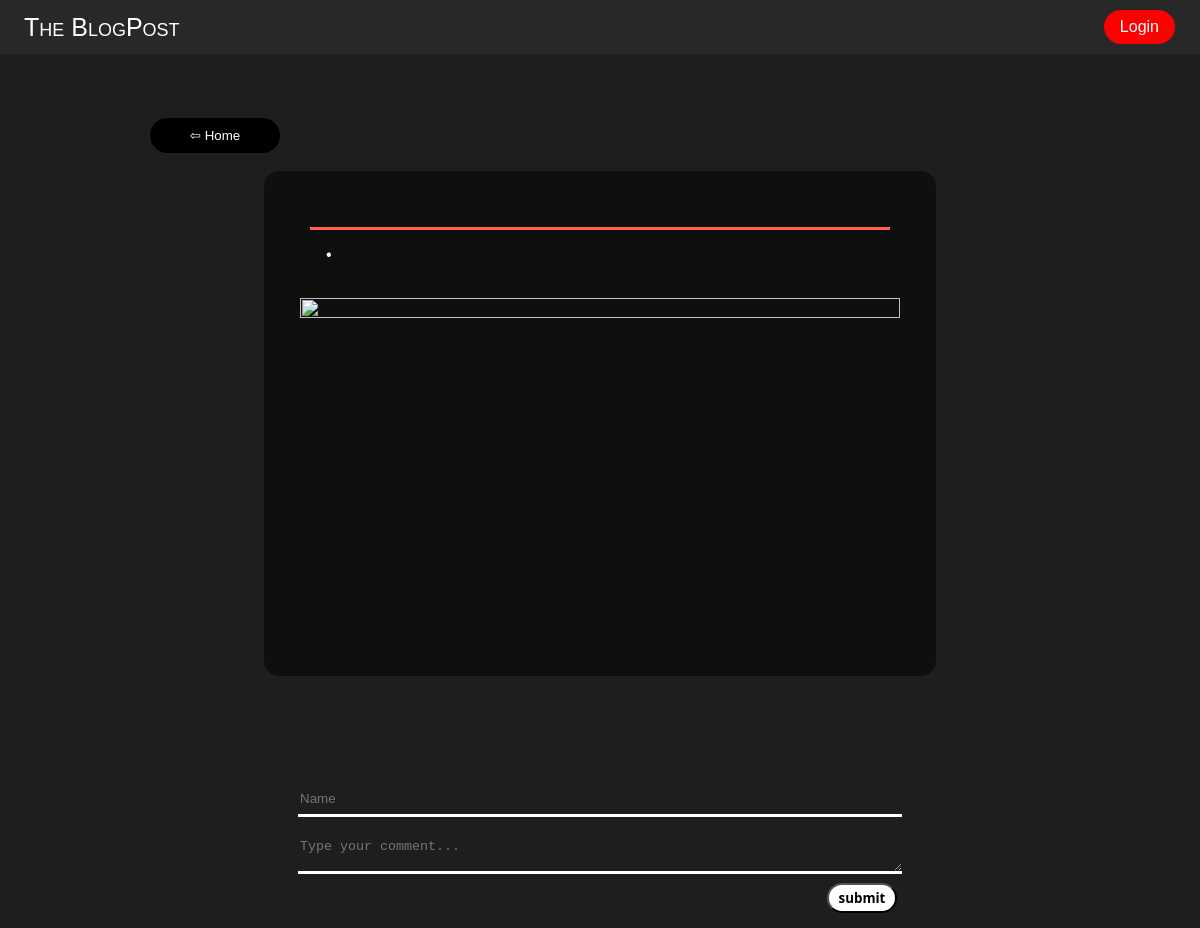
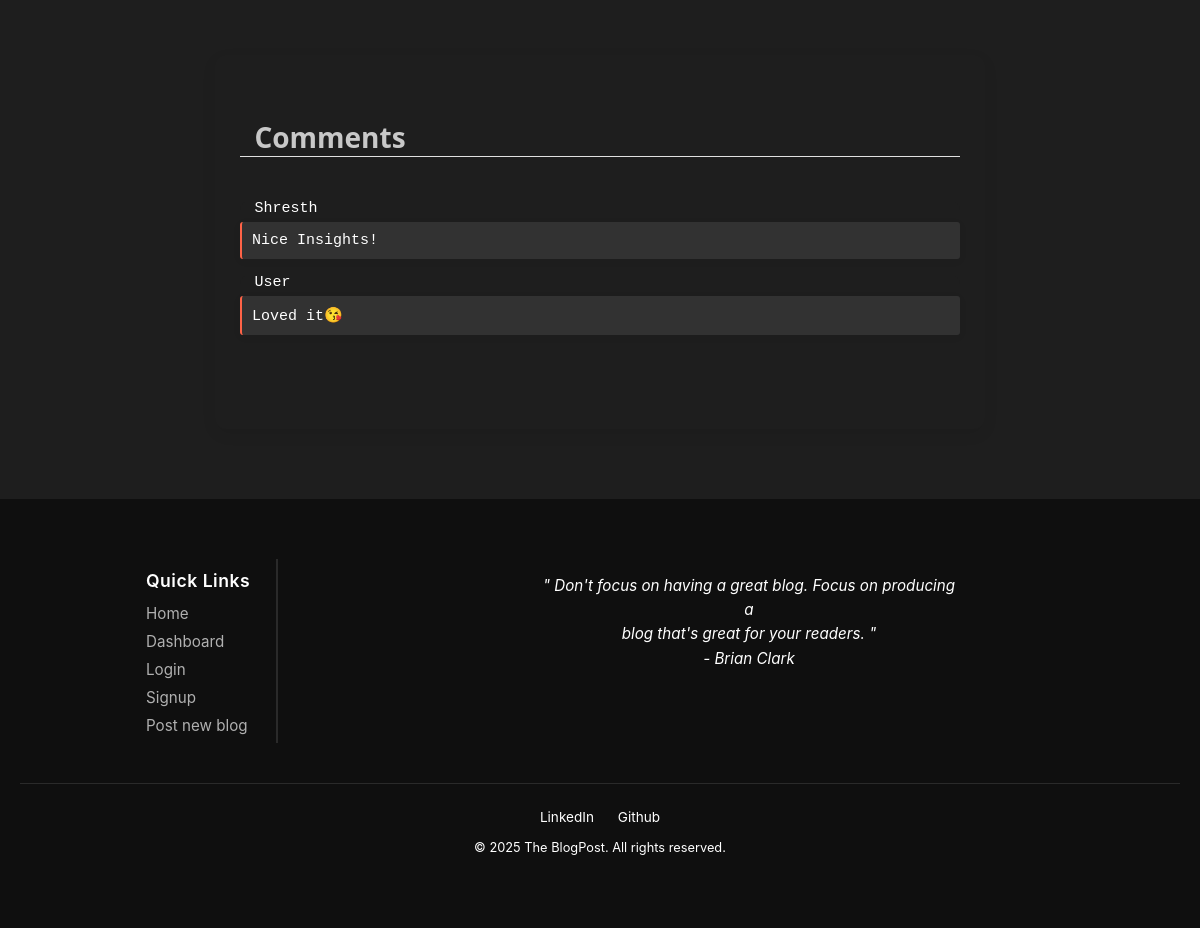
/blog?id=1, run on the app's committed database (2 pictures, top to bottom).
### tables this page shows
CREATE TABLE comments (
    comment_id INTEGER PRIMARY KEY AUTOINCREMENT,
    id INTEGER,
    name TEXT,
    comment TEXT
);

### app.py (the view)
@app.route("/blog", methods = ["GET"])
def blog():
    blog_id = request.args.get("id")
    con = sqlite3.connect("database.db")
    cur = con.cursor()
    cur.execute("SELECT id, url FROM img")
    imgs = cur.fetchall()
    img_dict = {img[0]: img[1] for img in imgs}
    cur.execute("SELECT title, content, created_at, author FROM blog WHERE id = ?", (blog_id,))
    blog = cur.fetchone()
    cur.execute("SELECT name, comment FROM comments WHERE id = ?", (blog_id, ))
    comments = cur.fetchall()
    con.close()
    html = render_template("blog.html", blog = blog, img_dict = img_dict, blog_id = int(blog_id), comments = comments, current_user = current_user)
    return html

### templates/blog.html (shortened to what this page needs)
<!DOCTYPE html>
<html lang="en">
<head>
    <link rel = "stylesheet" href = "{{url_for('static', filename = 'style.css')}}">
</head>
<body id = "blog_link">
    <div class = "top">
            <a class = "left" href = "{{url_for('index')}}">The BlogPost</a>
            <div class = "nav_links">
                {% if current_user.is_authenticated %}
                    <a class = "right" href="{{ url_for('dashboard') }}">Dashboard</a>
                    <a class = "right" href="{{ url_for('logout') }}">Logout</a>
                {% else %}
                    <a class = "right" href="{{ url_for('login') }}">Login</a>
                {% endif %}
            </div>
        </div>
        <div class="progress-container">
</div>
    <div id = "back_frame">
        <br>
            <button id = "back_button" onclick = "main_menu()">⇦ Home</button>
        <br><br>
    </div>
    <blog id = "blog_page">
        <div id = "blog_struct">
            <h1 id = "title" >{{blog[0]}}</h1>
            <info>
                <div class = "info">•</div>
            </info>
            <br>
            <img id="blog_img" src="{{ img_dict[blog_id] }}" onerror="setDefaultImage(this);">
            <br>
        </div>
        <br>
        <div id = "comment_section">
            <br>
                <form method = "POST" action = "/comment">
                    <div>
                        <input autocomplete = "off" type="text" id = "comment" placeholder="Name" name = "name" required>
                    </div>
                    <textarea type="text" id = "comment" placeholder="Type your comment..." name = "comment"></textarea>
                    <br>
                    <div id = "comment_buttons">
                        <input class = "comment_btn" type = "submit" value = "submit"></input>
                    </div>
                </form>
            </div>
        <div class = "comments">
                <h2>Comments</h2>
                <br>
                {% if comments%}
                {% for comment in comments %}
                    <div class = "single_comment">
                        <h3 id = "user_name">{{comment[0]}}</h3>
                        <p style="white-space: pre-wrap;" id = "user_comment">{{comment[1]}}</p>
                    </div>
                {% endfor %}
                {% else %}
                    <h3 id = "user_name">No comments yet. Be the first to comment!</h3>
                {% endif %}
            <br><br><br>
        </div>
        <div id = "footer" class = "footer" >
        <div class = "footer_content">
            <div class = "link_box">
            <div class = "quick_links" style = "color:white;">
                <h1>Quick Links</h1>
                <ul>
                    <li><a class = "links" href = "{{url_for('index')}}">Home</a></li>
                    <li><a class = "links" href = "{{url_for('dashboard')}}">Dashboard</a></li>
                    {% if current_user.is_authenticated %}
                        <li><a class = "links" href = "{{url_for('logout')}}">Logout</a></li>
                    {% else %}
                        <li><a class = "links" href = "{{url_for('login')}}">Login</a></li>
                        <li><a class = "links" href = "{{url_for('signup')}}">Signup</a></li>
                    {% endif %}
                    <li><a class = "links" href = "{{url_for('submit')}}">Post new blog</a></li>
                </ul>
            </div>
        </div>
            <div class = "quote">
                <p style = "text-align:center; color:white;">" Don't focus on having a great blog. Focus on producing a <br>blog that's great for your readers. "<br> - Brian Clark</p>
            </div>
        </div>
        <div class = "footer_bottom">
            <a  href = "https://www.linkedin.com/in/shresth-65ab02304/" style = "color:white;">LinkedIn</a>
            <a href = "https://github.com/shresth3904" style = "color:white;">Github</a>
            <p style = "text-align:center; color:white;">&copy; 2025 The BlogPost. All rights reserved.</p>
        </div>
    </blog>
</body>
</html>

### data on the page
comments: name "Shresth", comment "Nice Insights!"
comments: name "User", comment "Loved it😘"
